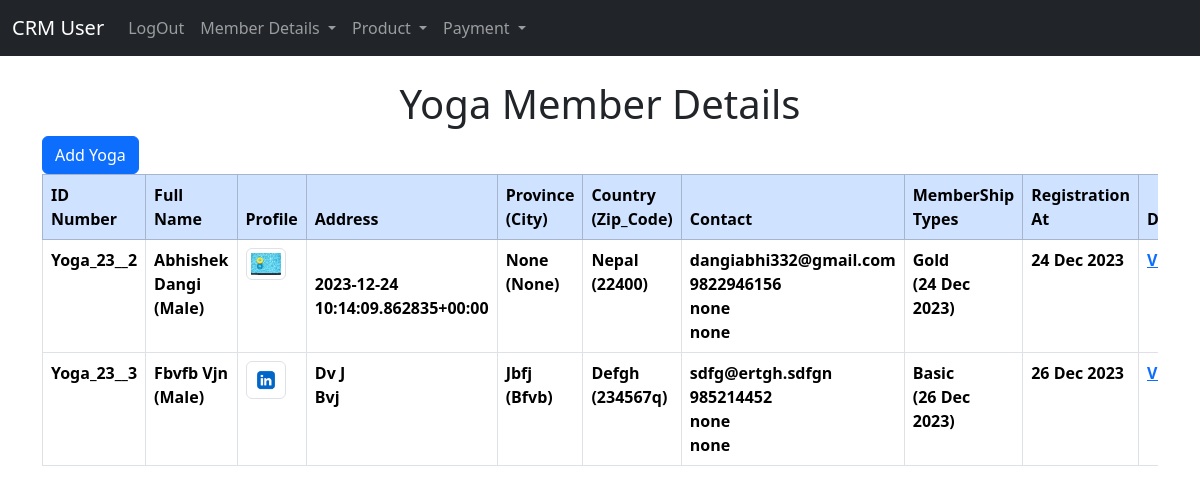
Page /user/yoga_details/ (signed in) on the committed database.
### user_app/models.py (models this page shows, shortened)
class YogaMember(models.Model):
    first_name = models.CharField(max_length=100)
    middel_name = models.CharField(max_length=10,blank=True)
    last_name = models.CharField(max_length=100)
    gender = models.CharField(max_length=20, choices=[("male", "Male"),("female", "Female"),("other", "Other"),])
    images = models.ImageField(upload_to="YogaMember/%Y/%m/%d", blank=False)
    street_address = models.CharField(max_length=255, blank=True)
    street_address2 = models.CharField(max_length=255, blank=True)
    city = models.CharField(max_length=100, blank=True, null=True)
    state_province = models.CharField(max_length=100, blank=True, null=True)
    zip_code = models.CharField(max_length=20)
    country = models.CharField(max_length=100)
    email = models.EmailField(unique=True)
    date_of_birth = models.DateField(default=timezone.now)
    membership_types = models.CharField(max_length=20, choices= [("basic", "Basic"),("gold", "Gold"),], default="basic")
    date_of_signature = models.DateTimeField(default=timezone.now)
    contact = models.CharField(max_length=10)
    emergency_contact = models.CharField(max_length=10,blank=True, null=True)
    emergency_contact2 = models.CharField(max_length=10,blank=True, null=True)
    registration_date = models.DateField(auto_now_add=True)

### user_app/views.py (the view)
# urls.py: path('yoga_details/', views.yoga_details, name='yoga_details'),
def yoga_details(request):
    if request.user.is_authenticated:
        yoga_member = YogaMember.objects.all()
        return render(
            request, "user/yoga/yoga_details.html", {"yoga_member": yoga_member}
        )
    else:
        messages.success(request, "YOu Must Be")
        return redirect("home")

### templates/user/yoga/yoga_details.html
{% extends 'user/base.html' %}
{% block main %}
{% if user.is_authenticated %}
<div class="table-responsive">
     <h1 class="text-center text-capitalize">yoga member details</h1>
     <li class="nav-link">
          <button class="btn btn-primary">
               <a class="dropdown-item" href="{% url 'add_yoga' %}">Add Yoga</a>
          </button>
     </li>
     <table class="table  table-hover table-bordered">
          <thead class="table-primary">
               <tr>
                    <th scope="col">ID Number</th>
                    <th scope="col">Full Name</th>
                    <th scope="col">Profile</th>
                    <th scope="col">Address</th>
                    <th scope="col">Province (City)</th>
                    <th scope="col">Country (Zip_Code)</th>
                    <th scope="col">Contact</th>
                    <th scope="col">MemberShip Types</th>
                    <th scope="col">Registration At</th>
                    <th scope="col">Details</th>
               </tr>
          </thead>
          <tbody>
               {% if yoga_member %}
               {% for yoga_member in yoga_member %}
               <tr class="text-capitalize">
                    <th scope="row">Yoga_{{yoga_member.registration_date | date:"y"}}__{{yoga_member.id}}</th>
                    <th>{{yoga_member.first_name}} {{yoga_member.last_name}} <br>({{yoga_member.gender}})</th>
                    <th><img src="{{yoga_member.images.url}}" alt="{{ yoga_member.first_name }}" class="img-thumbnail"
                              style="max-width: 40px;"></th>
                    <th>{{yoga_member.street_address}} <br> {{yoga_member.street_address2}}</th>
                    <th>{{yoga_member.state_province}} ({{yoga_member.city}})</th>
                    <th>{{yoga_member.country}} ({{yoga_member.zip_code}})</th>
                    <th class="text-lowercase">
                         {{yoga_member.email}}<br>{{yoga_member.contact}}<br>{{yoga_member.emergency_contact}}<br>{{yoga_member.emergency_contact2}}
                    </th>
                    <th>{{yoga_member.membership_types}}<br> ({{yoga_member.date_of_signature| date:"d M Y"}})</th>
                    <th>{{yoga_member.registration_date | date:"d M Y"}}</th>
                    <th>
                         <a href="{% url 'yoga_member' yoga_member.pk %}">View</a>
                    </th>
               </tr>
               {% endfor %}
               {% endif %}
          </tbody>
     </table>
</div>
{% endif %}
{% endblock main %}

### rows in the picture
YogaMember: registration_date "23", id "2", first_name "Abhishek", last_name "Dangi", gender "Male", images (picture), street_address2 "2023-12-24 10:14:09.862835+00:00", state_province "None", city "None", country "Nepal", zip_code "22400", email "dangiabhi332@gmail.com", contact "9822946156", emergency_contact "none", emergency_contact2 "none", membership_types "Gold", date_of_signature "24 Dec 2023", registration_date "24 Dec 2023"
YogaMember: registration_date "23", id "3", first_name "Fbvfb", last_name "Vjn", gender "Male", images (picture), street_address "Dv J", street_address2 "Bvj", state_province "Jbfj", city "Bfvb", country "Defgh", zip_code "234567q", email "sdfg@ertgh.sdfgn", contact "985214452", emergency_contact "none", emergency_contact2 "none", membership_types "Basic", date_of_signature "26 Dec 2023", registration_date "26 Dec 2023"
